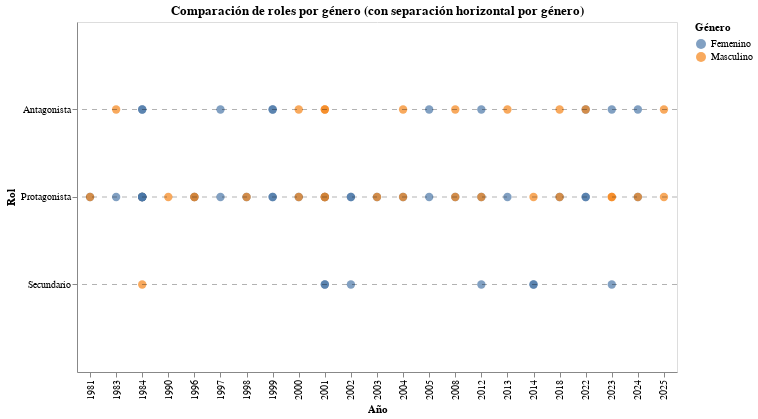

Notebook source saved alongside this figure:
### Code cell
import altair as alt
import pandas as pd

# Cargar datos
df = pd.read_excel('/content/database_limpia_intento2.xlsx')

# Crear columna para desplazamiento según género
df['offset'] = df['genero'].map({'Femenino': -0.2, 'Masculino': 0.2})

# Orden personalizado por lógica narrativa
role_order = ['Protagonista', 'Antagonista', 'Secundario']

# Gráfico con separación de género controlada
chart = alt.Chart(df).mark_circle(size=70).encode(
    x=alt.X('año:O', title='Año'),
    y=alt.Y('roles:N', title='Rol', sort=role_order,
            scale=alt.Scale(padding=20)),
    color=alt.Color('genero:N', title='Género'),
    yOffset=alt.YOffset('offset:Q'),  # ← desplazamiento por género
    tooltip=['personaje', 'roles', 'genero', 'año']
).properties(
    title='Comparación de roles por género (con separación horizontal por género)',
    width=600,
    height=350
)

# Líneas divisoras entre roles
divider_df = pd.DataFrame({'y': role_order})
dividers = alt.Chart(divider_df).mark_rule(
    strokeDash=[5, 5],
    opacity=0.3
).encode(
    y='y:N'
)

# Resultado final
(chart + dividers)

### Figure 1 — Vega-Lite specification as saved in the notebook (floating-point values rounded to 4 significant figures)
{"config": {"view": {"continuousWidth": 300, "continuousHeight": 300}}, "layer": [{"data": {"name": "data-96e11a826f4f41d579c4834850897a25"}, "mark": {"type": "circle", "size": 70}, "encoding": {"color": {"field": "genero", "title": "Género", "type": "nominal"}, "tooltip": [{"field": "personaje", "type": "nominal"}, {"field": "roles", "type": "nominal"}, {"field": "genero", "type": "nominal"}, {"field": "año", "type": "quantitative"}], "x": {"field": "año", "title": "Año", "type": "ordinal"}, "y": {"field": "roles", "scale": {"padding": 20}, "sort": ["Protagonista", "Antagonista", "Secundario"], "title": "Rol", "type": "nominal"}, "yOffset": {"field": "offset", "type": "quantitative"}}, "title": "Comparación de roles por género (con separación horizontal por género)"}, {"data": {"name": "data-89327bd7f3db8a554a0ee32d0e0aefe3"}, "mark": {"type": "rule", "opacity": 0.3, "strokeDash": [5, 5]}, "encoding": {"y": {"field": "y", "type": "nominal"}}}], "height": 350, "width": 600, "$schema": "https://vega.github.io/schema/vega-lite/v5.20.1.json", "datasets": {"data-96e11a826f4f41d579c4834850897a25": [{"personaje": "Marcia Espínola", "genero": "Femenino", "roles": "Protagonista", "teleserie": "La madrastra", "genero-teleserie": "Drama", "canal": "T13", "año": 1981, "tipo-de-accion": "Regresa después de 20 años para demostrar su inocencia", "estado-civil": "Casado", "fuerza-actua": "Perjudicada", "agrupaciones": "Conflictivo", "offset": -0.2}, {"personaje": "Esteban San Lucas", "genero": "Masculino", "roles": "Protagonista", "teleserie": "La madrastra", "genero-teleserie": "Drama", "canal": "T13", "año": 1981, "tipo-de-accion": "Le miente a sus hijos y encierra a su esposa en la cárcel ", "estado-civil": "Casado", "fuerza-actua": "Poderoso", "agrupaciones": "Dominante", "offset": 0.2}, {"personaje": "Dalia Venezzia", "genero": "Femenino", "roles": "Protagonista", "teleserie": "La noche del cobarde", "genero-teleserie": "Drama", "canal": "T13", "año": 1983, "tipo-de-accion": "Busca venganza de quien la violó", "estado-civil": "Soltero", "fuerza-actua": "Justicia", "agrupaciones": "Emotivo", "offset": -0.2}, {"personaje": "Almiro Villarrobles ", "genero": "Masculino", "roles": "Antagonista", "teleserie": "La noche del cobarde", "genero-teleserie": "Drama", "canal": "T13", "año": 1983, "tipo-de-accion": "Vuelve al pueblo donde viejas culpas lo persiguen", "estado-civil": "Soltero", "fuerza-actua": "Justicia", "agrupaciones": "Emotivo", "offset": 0.2}, {"personaje": "Hernán Ugalde ", "genero": "Masculino", "roles": "Protagonista", "teleserie": "La torre 10", "genero-teleserie": "Drama", "canal": "TVN", "año": 1984, "tipo-de-accion": "Llega a la torre pero se enfrenta con su exesposa y diversos problemas", "estado-civil": "Viudo", "fuerza-actua": "Perjudicada", "agrupaciones": "Conflictivo", "offset": 0.2}, {"personaje": "Thelma Bernhardt", "genero": "Femenino", "roles": "Antagonista", "teleserie": "La torre 10", "genero-teleserie": "Drama", "canal": "TVN", "año": 1984, "tipo-de-accion": "Enamorada, cobra venganzas y daña para que esten con ella", "estado-civil": "Soltero", "fuerza-actua": "Venganza", "agrupaciones": "Emotivo", "offset": -0.2}, {"personaje": "Teresa Rodríguez", "genero": "Femenino", "roles": "Protagonista", "teleserie": "Las herederas", "genero-teleserie": "Drama", "canal": "T13", "año": 1984, "tipo-de-accion": "Debe recibirse de periodista para obtener la herencia", "estado-civil": "Soltero", "fuerza-actua": "Obligada", "agrupaciones": "Emotivo", "offset": -0.2}, {"personaje": "Patricia Duval", "genero": "Femenino", "roles": "Protagonista", "teleserie": "Las herederas", "genero-teleserie": "Drama", "canal": "T13", "año": 1984, "tipo-de-accion": "Debe casarse con Rafael para obtener la herencia ", "estado-civil": "Soltero", "fuerza-actua": "Obligada", "agrupaciones": "Emotivo", "offset": -0.2}, {"personaje": "Isadora Duval", "genero": "Femenino", "roles": "Protagonista", "teleserie": "Las herederas", "genero-teleserie": "Drama", "canal": "T13", "año": 1984, "tipo-de-accion": "Debe dejar su carrera e irse a vivir a una hacienda para obtener la herencia", "estado-civil": "Soltero", "fuerza-actua": "Obligada", "agrupaciones": "Emotivo", "offset": -0.2}, {"personaje": "Ana María Zelada", "genero": "Femenino", "roles": "Protagonista", "teleserie": "Las herederas", "genero-teleserie": "Drama", "canal": "T13", "año": 1984, "tipo-de-accion": "Debe vivir con su madre a la que no conoce para recibir la herencia ", "estado-civil": "Soltero", "fuerza-actua": "Obligada", "agrupaciones": "Emotivo", "offset": -0.2}, {"personaje": "Gilda Díaz-Steiner", "genero": "Femenino", "roles": "Protagonista", "teleserie": "Las herederas", "genero-teleserie": "Drama", "canal": "T13", "año": 1984, "tipo-de-accion": "Debe volver al país para obtener la herencia", "estado-civil": "Soltero", "fuerza-actua": "Obligada", "agrupaciones": "Emotivo", "offset": -0.2}, {"personaje": "Ladislao Duval", "genero": "Masculino", "roles": "Secundario", "teleserie": "Las herederas", "genero-teleserie": "Drama", "canal": "T13", "año": 1984, "tipo-de-accion": "Deja una herencia a mujeres que no compartían nada en común", "estado-civil": "Soltero", "fuerza-actua": "Poderoso", "agrupaciones": "Dominante", "offset": 0.2}, {"personaje": "Artemisa Mykonos ", "genero": "Femenino", "roles": "Protagonista", "teleserie": "Los títeres", "genero-teleserie": "Drama", "canal": "T13", "año": 1984, "tipo-de-accion": "Busca venganza de quien le hacia bullying toda su vida", "estado-civil": "Prometido", "fuerza-actua": "Perjudicada", "agrupaciones": "Conflictivo", "offset": -0.2}, {"personaje": "Adriana Godan", "genero": "Femenino", "roles": "Antagonista", "teleserie": "Los títeres", "genero-teleserie": "Drama", "canal": "T13", "año": 1984, "tipo-de-accion": "Trata de dañar a la protagonista con el poder y la belleza que tiene", "estado-civil": "Soltero", "fuerza-actua": "Poderoso", "agrupaciones": "Dominante", "offset": -0.2}, {"personaje": "Leo Castillo ", "genero": "Masculino", "roles": "Protagonista", "teleserie": "¿Te conté?", "genero-teleserie": "Drama", "canal": "T13", "año": 1990, "tipo-de-accion": "Debe escoger entre dos enamoradas", "estado-civil": "Soltero", "fuerza-actua": "Líder", "agrupaciones": "Dominante", "offset": 0.2}, {"personaje": "Federico Valdivieso", "genero": "Masculino", "roles": "Protagonista", "teleserie": "Sucupira ", "genero-teleserie": "Comedia", "canal": "TVN", "año": 1996, "tipo-de-accion": "Se postula a alcalde con un pésimo programa", "estado-civil": "Soltero", "fuerza-actua": "Poderoso", "agrupaciones": "Dominante", "offset": 0.2}, {"personaje": "Mariana Montero", "genero": "Femenino", "roles": "Protagonista", "teleserie": "Sucupira ", "genero-teleserie": "Comedia", "canal": "TVN", "año": 1996, "tipo-de-accion": "Se postula a alcalde para poder tener más poder", "estado-civil": "Viudo", "fuerza-actua": "Poderoso", "agrupaciones": "Dominante", "offset": -0.2}, {"personaje": "Emilio", "genero": "Masculino", "roles": "Protagonista", "teleserie": "Playa salvaje", "genero-teleserie": "Comedia", "canal": "TVN", "año": 1996, "tipo-de-accion": "Joven surfista que debe enfrentar sus traumas del pasado", "estado-civil": "En relación", "fuerza-actua": "Perjudicada", "agrupaciones": "Conflictivo", "offset": 0.2}, {"personaje": "Paulina ", "genero": "Femenino", "roles": "Protagonista", "teleserie": "Playa salvaje", "genero-teleserie": "Drama", "canal": "T13", "año": 1997, "tipo-de-accion": "Novia de emilio que se preocupa de él pero sus miedos la frenan", "estado-civil": "En relación", "fuerza-actua": "Enamorada", "agrupaciones": "Emotivo", "offset": -0.2}, {"personaje": "Gabriela Ossandón", "genero": "Femenino", "roles": "Antagonista", "teleserie": "Playa salvaje", "genero-teleserie": "Drama", "canal": "T13", "año": 1997, "tipo-de-accion": "Dueña de una empresa que la conecta con una fallecida de la playa", "estado-civil": "Soltero", "fuerza-actua": "Poderoso", "agrupaciones": "Dominante", "offset": -0.2}, {"personaje": "Vaitea Ahoa Tuki ", "genero": "Femenino", "roles": "Protagonista", "teleserie": "Iorana ", "genero-teleserie": "Comedia romántica", "canal": "TVN", "año": 1998, "tipo-de-accion": "Se quiere casar pero no puede por el padre de su novio", "estado-civil": "Prometido", "fuerza-actua": "Perjudicada", "agrupaciones": "Conflictivo", "offset": -0.2}, {"personaje": "Cristián", "genero": "Masculino", "roles": "Protagonista", "teleserie": "Iorana ", "genero-teleserie": "Comedia romántica", "canal": "TVN", "año": 1998, "tipo-de-accion": "Se quiere casar pero su padre vuelve a la isla y debe resolver los conflictos que dejo", "estado-civil": "Prometido", "fuerza-actua": "Perjudicada", "agrupaciones": "Conflictivo", "offset": 0.2}, {"personaje": "Catalina Chamorro", "genero": "Femenino", "roles": "Protagonista", "teleserie": "La fiera", "genero-teleserie": "Comedia romántica", "canal": "TVN", "año": 1999, "tipo-de-accion": "La quieren casar obligada pero se mantiene alejada por su fuerte carácter", "estado-civil": "Soltero", "fuerza-actua": "Obligada", "agrupaciones": "Emotivo", "offset": -0.2}, {"personaje": "Magdalena Ossandón", "genero": "Femenino", "roles": "Antagonista", "teleserie": "La fiera", "genero-teleserie": "Comedia romántica", "canal": "TVN", "año": 1999, "tipo-de-accion": "Mantiene una relacion con el hermano de la protagonista pero busca dañarla", "estado-civil": "Soltero", "fuerza-actua": "Poderoso", "agrupaciones": "Dominante", "offset": -0.2}, {"personaje": "Emilia Patiño", "genero": "Femenino", "roles": "Protagonista", "teleserie": "Aquelarre", "genero-teleserie": "Drama", "canal": "TVN", "año": 1999, "tipo-de-accion": "Se hace cargo de administrar las tierras de su padre, se enamora del hijo de Elena", "estado-civil": "Prometido", "fuerza-actua": "Poderoso", "agrupaciones": "Dominante", "offset": -0.2}, {"personaje": "Elena Vergara", "genero": "Femenino", "roles": "Antagonista", "teleserie": "Aquelarre", "genero-teleserie": "Drama", "canal": "TVN", "año": 1999, "tipo-de-accion": "Es benefactora de su pueblo, odia a su hijo sobre todo", "estado-civil": "Soltero", "fuerza-actua": "Poderoso", "agrupaciones": "Dominante", "offset": -0.2}, {"personaje": "Jovanka Antich", "genero": "Femenino", "roles": "Protagonista", "teleserie": "Romané", "genero-teleserie": "Comedia romántica", "canal": "TVN", "año": 2000, "tipo-de-accion": "Joven madre que es humillada por su primer esposo y vuelve a Chile con un secreto", "estado-civil": "Soltero", "fuerza-actua": "Perjudicada", "agrupaciones": "Conflictivo", "offset": -0.2}, {"personaje": "Padre Juan Bautista Domínguez", "genero": "Masculino", "roles": "Protagonista", "teleserie": "Romané", "genero-teleserie": "Comedia romántica", "canal": "TVN", "año": 2000, "tipo-de-accion": "Padre que se enamora de la protagonista pero es hermano de su primer marido", "estado-civil": "Soltero", "fuerza-actua": "Perjudicada", "agrupaciones": "Conflictivo", "offset": 0.2}, {"personaje": "Rafael Antonio Domínguez", "genero": "Masculino", "roles": "Antagonista", "teleserie": "Romané", "genero-teleserie": "Comedia romántica", "canal": "TVN", "año": 2000, "tipo-de-accion": "Es padre de una hija de la protagonista pero no lo sabe", "estado-civil": "Soltero", "fuerza-actua": "Perjudicada", "agrupaciones": "Conflictivo", "offset": 0.2}, {"personaje": "Fernanda", "genero": "Femenino", "roles": "Secundario", "teleserie": "Amores de mercado", "genero-teleserie": "Comedia", "canal": "TVN", "año": 2001, "tipo-de-accion": "Enamorada de Rodolfo no sabe que es su otro hermano", "estado-civil": "Prometido", "fuerza-actua": "Enamorada", "agrupaciones": "Emotivo", "offset": -0.2}, {"personaje": "Betsabé", "genero": "Femenino", "roles": "Secundario", "teleserie": "Amores de mercado", "genero-teleserie": "Comedia", "canal": "TVN", "año": 2001, "tipo-de-accion": "Novia enamorada de Pelluco que no sabe que es otra persona quien trabaja en el mercado", "estado-civil": "Soltero", "fuerza-actua": "Enamorada", "agrupaciones": "Emotivo", "offset": -0.2}, {"personaje": "Pelluco", "genero": "Masculino", "roles": "Protagonista", "teleserie": "Amores de mercado", "genero-teleserie": "Comedia", "canal": "TVN", "año": 2001, "tipo-de-accion": "Es de clase media que trabaja en el mercado pero sin saberlo cambia de vida con su gemelo", "estado-civil": "Soltero", "fuerza-actua": "Afectado", "agrupaciones": "Emotivo", "offset": 0.2}, {"personaje": "Rodolfo", "genero": "Masculino", "roles": "Protagonista", "teleserie": "Amores de mercado", "genero-teleserie": "Comedia", "canal": "TVN", "año": 2001, "tipo-de-accion": "Es de clase alta, vive con lujos pero cambia de vida y entra a trabajar al mercado", "estado-civil": "Prometido", "fuerza-actua": "Afectado", "agrupaciones": "Emotivo", "offset": 0.2}, {"personaje": "Ignacio Valdés", "genero": "Masculino", "roles": "Antagonista", "teleserie": "Amores de mercado", "genero-teleserie": "Comedia", "canal": "TVN", "año": 2001, "tipo-de-accion": "Hermanastro que busca quedarse con Fernanda", "estado-civil": "Soltero", "fuerza-actua": "Ambición ", "agrupaciones": "Dominante", "offset": 0.2}, {"personaje": "Inés Clark García", "genero": "Femenino", "roles": "Protagonista", "teleserie": "Pampa ilusión", "genero-teleserie": "Comedia romántica", "canal": "TVN", "año": 2001, "tipo-de-accion": "Se hace pasar por hombre en el día para acercarse a su papá y descubrir su pasado", "estado-civil": "Soltero", "fuerza-actua": "Decisivo ", "agrupaciones": "Dominante", "offset": -0.2}, {"personaje": "José Miguel Inostroza", "genero": "Masculino", "roles": "Protagonista", "teleserie": "Pampa ilusión", "genero-teleserie": "Comedia romántica", "canal": "TVN", "año": 2001, "tipo-de-accion": "Se enamora pérdidamente de Inés, sin  saber que es hija de su patrón", "estado-civil": "Soltero", "fuerza-actua": "Enamorada", "agrupaciones": "Emotivo", "offset": 0.2}, {"personaje": "William Clark Stevensons", "genero": "Masculino", "roles": "Antagonista", "teleserie": "Pampa ilusión", "genero-teleserie": "Comedia romántica", "canal": "TVN", "año": 2001, "tipo-de-accion": "Es un empresario que odia a su hija y que tratara de hacer todo lo posible para vivir cómodo y en paz", "estado-civil": "Casado", "fuerza-actua": "Poderoso", "agrupaciones": "Dominante", "offset": 0.2}, {"personaje": "Olga Soto", "genero": "Femenino", "roles": "Protagonista", "teleserie": "El circo de las Montini", "genero-teleserie": "Comedia", "canal": "TVN", "año": 2002, "tipo-de-accion": "Dueña del circo que busca dejar a una de sus hijas a cargo", "estado-civil": "Viudo", "fuerza-actua": "Poderoso", "agrupaciones": "Dominante", "offset": -0.2}, {"personaje": "Olga segunda", "genero": "Femenino", "roles": "Protagonista", "teleserie": "El circo de las Montini", "genero-teleserie": "Comedia", "canal": "TVN", "año": 2002, "tipo-de-accion": "Hija preferida que esconde el secreto de su hija y cuando regresa trae problemas del pasado", "estado-civil": "Soltero", "fuerza-actua": "Poderoso", "agrupaciones": "Dominante", "offset": -0.2}, {"personaje": "Olga tercera", "genero": "Femenino", "roles": "Secundario", "teleserie": "El circo de las Montini", "genero-teleserie": "Comedia", "canal": "TVN", "año": 2002, "tipo-de-accion": "Hija de Olga segunda, se enamora de su papá sin saber quien es", "estado-civil": "Soltero", "fuerza-actua": "Perjudicada", "agrupaciones": "Conflictivo", "offset": -0.2}, {"personaje": "Valentina Fernández de Mercader", "genero": "Femenino", "roles": "Protagonista", "teleserie": "Machos", "genero-teleserie": "Drama", "canal": "T13", "año": 2003, "tipo-de-accion": "Esposa del connotado médico, padre de 7 hijos", "estado-civil": "Casado", "fuerza-actua": "Perjudicada", "agrupaciones": "Conflictivo", "offset": -0.2}, {"personaje": "Ángel Mercader", "genero": "Masculino", "roles": "Protagonista", "teleserie": "Machos", "genero-teleserie": "Drama", "canal": "T13", "año": 2003, "tipo-de-accion": "Famoso médico que trata de educar a sus hijos como machos", "estado-civil": "Casado", "fuerza-actua": "Poderoso", "agrupaciones": "Dominante", "offset": 0.2}, {"personaje": "Matilde del Solar", "genero": "Femenino", "roles": "Protagonista", "teleserie": "Los pincheira", "genero-teleserie": "Drama", "canal": "TVN", "año": 2004, "tipo-de-accion": "Esposa de Martin que sufre mucho por su infeliz matrimonio y es secuestrada para conseguir dinero", "estado-civil": "Casado", "fuerza-actua": "Perjudicada", "agrupaciones": "Conflictivo", "offset": -0.2}, {"personaje": "Miguel Molina Linares", "genero": "Masculino", "roles": "Protagonista", "teleserie": "Los pincheira", "genero-teleserie": "Drama", "canal": "TVN", "año": 2004, "tipo-de-accion": "Hijo mayor de su padre, al cual asesinaron, roba comida y secuestra mujeres para obtener dinero", "estado-civil": "Soltero", "fuerza-actua": "Perjudicada", "agrupaciones": "Conflictivo", "offset": 0.2}, {"personaje": "Martín Ortúzar", "genero": "Masculino", "roles": "Antagonista", "teleserie": "Los pincheira", "genero-teleserie": "Drama", "canal": "TVN", "año": 2004, "tipo-de-accion": "Poderoso heredero de tierras que está casado pero su esposa es secuestrada por Miguel", "estado-civil": "Casado", "fuerza-actua": "Poderoso", "agrupaciones": "Dominante", "offset": 0.2}, {"personaje": "Beatriz González", "genero": "Femenino", "roles": "Protagonista", "teleserie": "Brujas", "genero-teleserie": "Comedia dramática", "canal": "T13", "año": 2005, "tipo-de-accion": "Es humilde y trabaja como profesional del servicio. Se enamora del dueño que fallece y ella toma venganza", "estado-civil": "Viudo", "fuerza-actua": "Venganza", "agrupaciones": "Emotivo", "offset": -0.2}, {"personaje": "Cassandra García", "genero": "Femenino", "roles": "Antagonista", "teleserie": "Brujas", "genero-teleserie": "Comedia dramática", "canal": "T13", "año": 2005, "tipo-de-accion": "Es la principal sospechosa del la muerte del dueño, busca siempre alcanzar mejor posición laboral", "estado-civil": "En relación", "fuerza-actua": "Poderoso", "agrupaciones": "Dominante", "offset": -0.2}, {"personaje": "Leonor Amenábar Montt", "genero": "Femenino", "roles": "Protagonista", "teleserie": "El señor de la querencia", "genero-teleserie": "Drama", "canal": "TVN", "año": 2008, "tipo-de-accion": "Esposa de Echenique, comienza a enamorarse de Manuel", "estado-civil": "Casado", "fuerza-actua": "Enamorada", "agrupaciones": "Emotivo", "offset": -0.2}, {"personaje": "Manuel Pradenas Leiva", "genero": "Masculino", "roles": "Protagonista", "teleserie": "El señor de la querencia", "genero-teleserie": "Drama", "canal": "TVN", "año": 2008, "tipo-de-accion": "Es obrero del imperio Echenique, pero aun no conoce las relaciones que mantiene con la querencia", "estado-civil": "Soltero", "fuerza-actua": "Perjudicada", "agrupaciones": "Conflictivo", "offset": 0.2}, {"personaje": "José Luis Echeñique Valdivieso", "genero": "Masculino", "roles": "Antagonista", "teleserie": "El señor de la querencia", "genero-teleserie": "Drama", "canal": "TVN", "año": 2008, "tipo-de-accion": "Dueño del imperio, su esposa se enamora del obrero", "estado-civil": "Casado", "fuerza-actua": "Poderoso", "agrupaciones": "Dominante", "offset": 0.2}, {"personaje": "Cristina Moreno", "genero": "Femenino", "roles": "Protagonista", "teleserie": "Soltera otra vez", "genero-teleserie": "Comedia romántica", "canal": "T13", "año": 2012, "tipo-de-accion": "La deja su novio después de muchos años y comienza su nueva vida como soltera", "estado-civil": "Soltero", "fuerza-actua": "Celos", "agrupaciones": "Conflictivo", "offset": -0.2}, {"personaje": "Nicole Cerutti ", "genero": "Femenino", "roles": "Antagonista", "teleserie": "Soltera otra vez", "genero-teleserie": "Comedia romántica", "canal": "T13", "año": 2012, "tipo-de-accion": "La amante del novio, Cristina le tenía mucha envidia", "estado-civil": "Soltero", "fuerza-actua": "Celos", "agrupaciones": "Conflictivo", "offset": -0.2}, {"personaje": "Pedro Armstrong", "genero": "Masculino", "roles": "Protagonista", "teleserie": "Separados", "genero-teleserie": "Comedia romántica", "canal": "TVN", "año": 2012, "tipo-de-accion": "No le gusta su vida actual, decide separarse y comenzar de nuevo viviendo con puros hombres separados", "estado-civil": "Casado", "fuerza-actua": "Decisivo ", "agrupaciones": "Dominante", "offset": 0.2}, {"personaje": "Carola Cavada", "genero": "Femenino", "roles": "Secundario", "teleserie": "Separados", "genero-teleserie": "Comedia romántica", "canal": "TVN", "año": 2012, "tipo-de-accion": "Es exesposa del protagonista, actúa como la ex loca para poder conquistar nuevamente a Pedro", "estado-civil": "Soltero", "fuerza-actua": "Celos", "agrupaciones": "Conflictivo", "offset": -0.2}, {"personaje": "Verónica Díaz", "genero": "Femenino", "roles": "Protagonista", "teleserie": "Las vegas", "genero-teleserie": "Comedia romántica", "canal": "T13", "año": 2013, "tipo-de-accion": "Matriarca de la familia y del club nocturno, después de quedar viuda, debe salir adelante", "estado-civil": "Viudo", "fuerza-actua": "Poderoso", "agrupaciones": "Dominante", "offset": -0.2}, {"personaje": "Álvaro Sandoval", "genero": "Masculino", "roles": "Antagonista", "teleserie": "Las vegas", "genero-teleserie": "Comedia romántica", "canal": "T13", "año": 2013, "tipo-de-accion": "Manipula a la matriarca y se involucra en redes de narcotraficantes para poder controlar el club", "estado-civil": "Soltero", "fuerza-actua": "Poderoso", "agrupaciones": "Dominante", "offset": 0.2}, {"personaje": "Violeta Padilla", "genero": "Femenino", "roles": "Secundario", "teleserie": "Papá a la deriva", "genero-teleserie": "Comedia romántica", "canal": "MEGA", "año": 2014, "tipo-de-accion": "Se enamora de Bruno, pero tiene novio y están en distintas situaciones sociales", "estado-civil": "Soltero", "fuerza-actua": "Enamorada", "agrupaciones": "Emotivo", "offset": -0.2}, {"personaje": "Bruno Montt", "genero": "Masculino", "roles": "Protagonista", "teleserie": "Papá a la deriva", "genero-teleserie": "Comedia romántica", "canal": "MEGA", "año": 2014, "tipo-de-accion": "Capitán y padre de 3 hijos que se enamoró de Violeta", "estado-civil": "Soltero", "fuerza-actua": "Líder", "agrupaciones": "Dominante", "offset": 0.2}, {"personaje": "Rosario Quevedo", "genero": "Femenino", "roles": "Secundario", "teleserie": "Papá a la deriva", "genero-teleserie": "Comedia romántica", "canal": "MEGA", "año": 2014, "tipo-de-accion": "Quiere quedarse con Bruno, hace todo lo posible para enamorarlo", "estado-civil": "Soltero", "fuerza-actua": "Enamorada", "agrupaciones": "Emotivo", "offset": -0.2}, {"personaje": "María Elsa ", "genero": "Femenino", "roles": "Protagonista", "teleserie": "Perdona nuestros pecados", "genero-teleserie": "Drama", "canal": "MEGA", "año": 2018, "tipo-de-accion": "Hija favorita de su poderoso padre, se enamora de Reynaldo sin saber la venganza que él buscaba", "estado-civil": "Soltero", "fuerza-actua": "Perjudicada", "agrupaciones": "Conflictivo", "offset": -0.2}, {"personaje": "Padre Reynaldo Suárez", "genero": "Masculino", "roles": "Protagonista", "teleserie": "Perdona nuestros pecados", "genero-teleserie": "Drama", "canal": "MEGA", "año": 2018, "tipo-de-accion": "Llega al pueblo para cobrar venganza del suicidio de su hermana. Se enamora de María Elsa", "estado-civil": "Soltero", "fuerza-actua": "Perjudicada", "agrupaciones": "Conflictivo", "offset": 0.2}, {"personaje": "Armando Quiroga", "genero": "Masculino", "roles": "Antagonista", "teleserie": "Perdona nuestros pecados", "genero-teleserie": "Drama", "canal": "MEGA", "año": 2018, "tipo-de-accion": "Violó a la hermana de Reynaldo y solo sabe una persona. Trata de mantener su vida como era", "estado-civil": "Soltero", "fuerza-actua": "Poderoso", "agrupaciones": "Dominante", "offset": 0.2}, {"personaje": "Agustina Mackenna", "genero": "Femenino", "roles": "Protagonista", "teleserie": "Verdades ocultas", "genero-teleserie": "Drama", "canal": "MEGA", "año": 2022, "tipo-de-accion": "Su madre la vende y con el tiempo se entera, entre enredos de poder y amor", "estado-civil": "Soltero", "fuerza-actua": "Venganza", "agrupaciones": "Emotivo", "offset": -0.2}, {"personaje": "Rocío Verdugo", "genero": "Femenino", "roles": "Protagonista", "teleserie": "Verdades ocultas", "genero-teleserie": "Drama", "canal": "MEGA", "año": 2022, "tipo-de-accion": "Es humilde, pero sufre muchos chantajes por parte de su hermana", "estado-civil": "Soltero", "fuerza-actua": "Perjudicada", "agrupaciones": "Conflictivo", "offset": -0.2}, {"personaje": "Eliana Zapata", "genero": "Femenino", "roles": "Antagonista", "teleserie": "Verdades ocultas", "genero-teleserie": "Drama", "canal": "MEGA", "año": 2022, "tipo-de-accion": "Quería cobrar venganza por la muerte de su hermano, estaba resentida con su pasado. Quiere matar al hijo de Rocío", "estado-civil": "En relación", "fuerza-actua": "Venganza", "agrupaciones": "Emotivo", "offset": -0.2}, {"personaje": "Leonardo San Martín", "genero": "Masculino", "roles": "Antagonista", "teleserie": "Verdades ocultas", "genero-teleserie": "Drama", "canal": "MEGA", "año": 2022, "tipo-de-accion": "Su obsesión con las mujeres que amaba lo llevaron a matar a muchas personas ", "estado-civil": "Soltero", "fuerza-actua": "Decisivo ", "agrupaciones": "Dominante", "offset": 0.2}, {"personaje": "Baltazar Rodríguez ", "genero": "Masculino", "roles": "Protagonista", "teleserie": "La ley de Baltazar", "genero-teleserie": "Comedia dramática", "canal": "MEGA", "año": 2023, "tipo-de-accion": "Quiere volver a reconquistar a su viejo amor y vivir solo, pero sus hijos se interponen", "estado-civil": "Viudo", "fuerza-actua": "Perjudicada", "agrupaciones": "Conflictivo", "offset": 0.2}, {"personaje": "Margarita Fuentes", "genero": "Femenino", "roles": "Secundario", "teleserie": "La ley de Baltazar", "genero-teleserie": "Comedia dramática", "canal": "MEGA", "año": 2023, "tipo-de-accion": "Es monja, no puede estar con Baltazar", "estado-civil": "Soltero", "fuerza-actua": "Perjudicada", "agrupaciones": "Conflictivo", "offset": -0.2}, {"personaje": "Cristina Moya", "genero": "Femenino", "roles": "Antagonista", "teleserie": "La ley de Baltazar", "genero-teleserie": "Comedia dramática", "canal": "MEGA", "año": 2023, "tipo-de-accion": "Está casada con el hijo de Baltazar y quiere quedarse con la herencia", "estado-civil": "Casado", "fuerza-actua": "Malo", "agrupaciones": "Dominante", "offset": -0.2}, {"personaje": "Hernán Olmedo", "genero": "Masculino", "roles": "Protagonista", "teleserie": "Generación 98", "genero-teleserie": "Comedia dramática", "canal": "MEGA", "año": 2023, "tipo-de-accion": "Engaña a todos sus excompañeros del colegio para que inviertan en un resort falso", "estado-civil": "Soltero", "fuerza-actua": "Malo", "agrupaciones": "Dominante", "offset": 0.2}, {"personaje": "Soledad García", "genero": "Femenino", "roles": "Protagonista", "teleserie": "Como la vida misma", "genero-teleserie": "Comedia", "canal": "MEGA", "año": 2024, "tipo-de-accion": "Conoce a su pareja por Tinder y se atreven a convivir con sus hijos juntos como una familia", "estado-civil": "En relación", "fuerza-actua": "En paz", "agrupaciones": "Emotivo", "offset": -0.2}, {"personaje": "Alonso Valdés", "genero": "Masculino", "roles": "Protagonista", "teleserie": "Como la vida misma", "genero-teleserie": "Comedia", "canal": "MEGA", "año": 2024, "tipo-de-accion": "Conoce a su pareja por Tinder y se atreven a convivir con sus hijos juntos como una familia", "estado-civil": "En relación", "fuerza-actua": "En paz", "agrupaciones": "Emotivo", "offset": 0.2}, {"personaje": "Octavia Werner", "genero": "Femenino", "roles": "Antagonista", "teleserie": "Como la vida misma", "genero-teleserie": "Comedia", "canal": "MEGA", "año": 2024, "tipo-de-accion": "Quiere recuperar la custodia de su hijo, y tiene muchos conflictos con Alonso", "estado-civil": "Soltero", "fuerza-actua": "Celos", "agrupaciones": "Conflictivo", "offset": -0.2}, {"personaje": "Raimundo Casablanca", "genero": "Masculino", "roles": "Protagonista", "teleserie": "Los casablanca", "genero-teleserie": "Drama", "canal": "MEGA", "año": 2025, "tipo-de-accion": "Padre de familia con mucho dinero", "estado-civil": "Soltero", "fuerza-actua": "Poderoso", "agrupaciones": "Dominante", "offset": 0.2}, {"personaje": "Iván Casablanca", "genero": "Masculino", "roles": "Antagonista", "teleserie": "Los casablanca", "genero-teleserie": "Drama", "canal": "MEGA", "año": 2025, "tipo-de-accion": "Quiere robarle la fortuna a su hermano. Su esposa se enamora de Raimundo", "estado-civil": "Soltero", "fuerza-actua": "Malo", "agrupaciones": "Dominante", "offset": 0.2}], "data-89327bd7f3db8a554a0ee32d0e0aefe3": [{"y": "Protagonista"}, {"y": "Antagonista"}, {"y": "Secundario"}]}}
